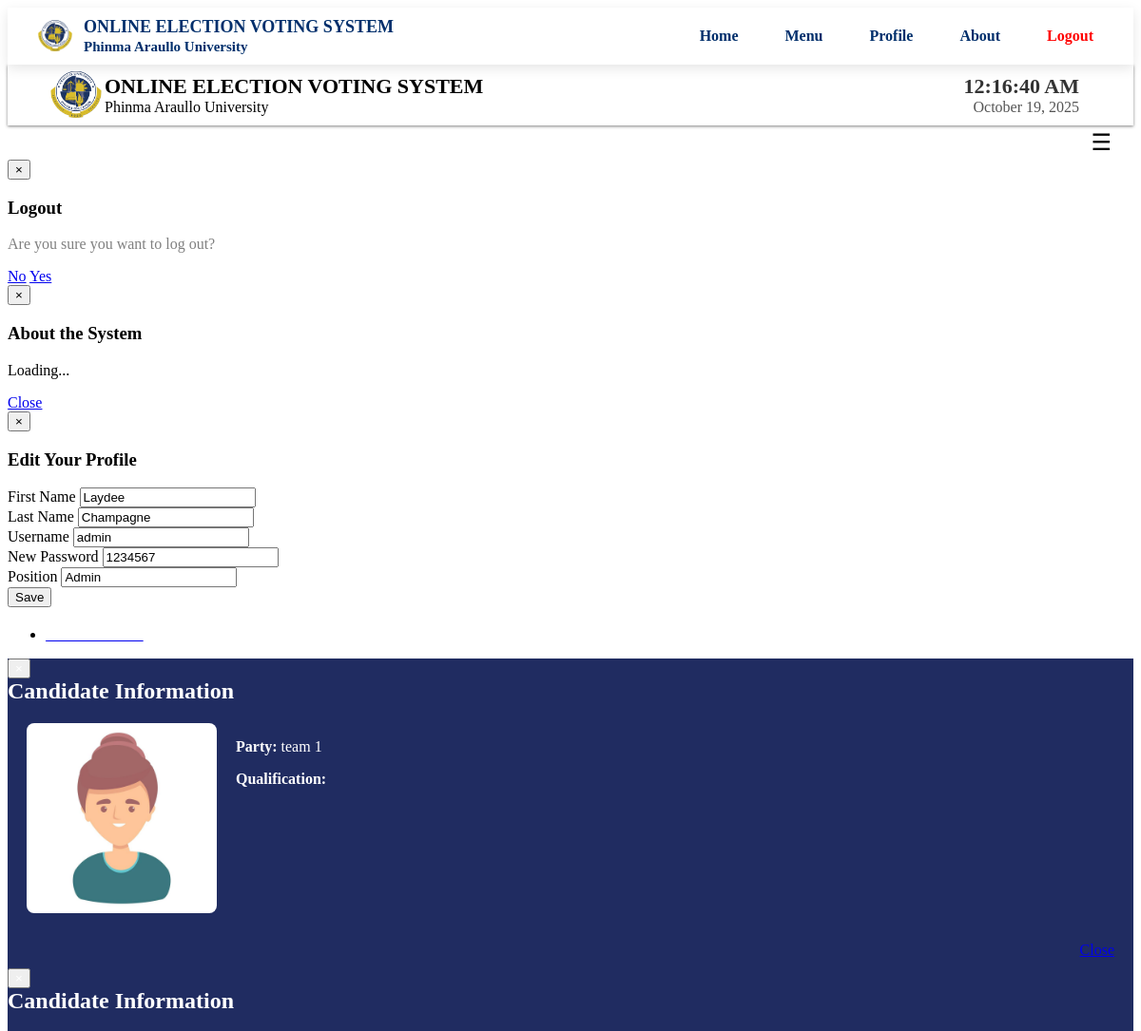
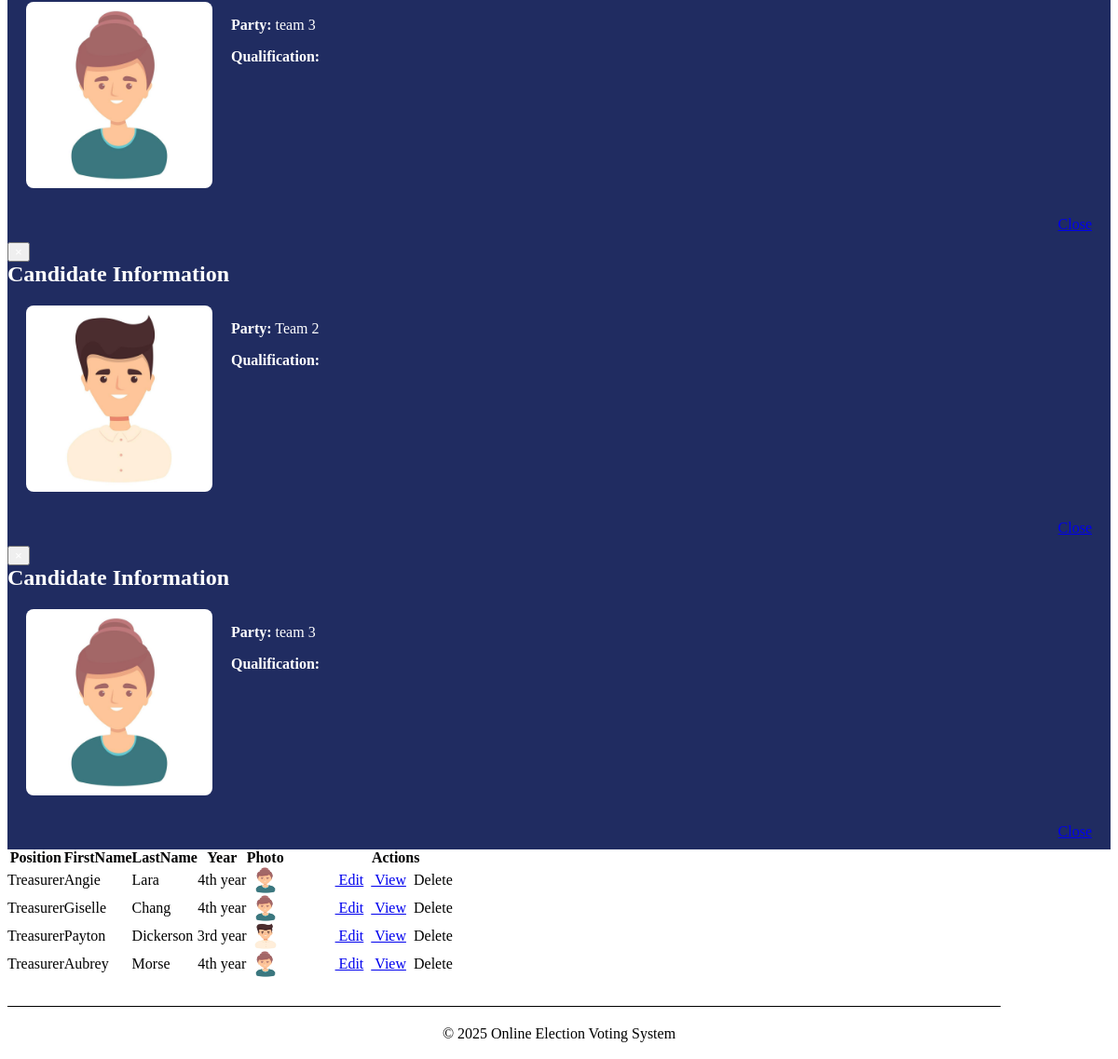
The app's page /admin/Treasurer.php (signed in) with its own data (2 pictures, top to bottom).
### tables this page shows
CREATE TABLE `users` (
  `User_id` int(11) NOT NULL,
  `FirstName` varchar(100) NOT NULL,
  `LastName` varchar(100) NOT NULL,
  `UserName` varchar(100) NOT NULL,
  `Password` varchar(100) NOT NULL,
  `User_Type` varchar(50) NOT NULL,
  `Position` varchar(100) NOT NULL
);

CREATE TABLE `candidate` (
  `CandidateID` int(11) NOT NULL,
  `abc` varchar(1) NOT NULL,
  `Position` varchar(200) NOT NULL,
  `Party` varchar(100) NOT NULL,
  `FirstName` varchar(200) NOT NULL,
  `LastName` varchar(200) NOT NULL,
  `MiddleName` varchar(100) NOT NULL,
  `Gender` varchar(6) NOT NULL,
  `Year` varchar(100) NOT NULL,
  `Photo` varchar(200) NOT NULL,
  `Qualification` text NOT NULL
);

### admin/session.php (called while the page is built, shortened)
<?php
$id_session=$_SESSION['id'];
?>

### admin/Treasurer.php (the view, shortened to what this page needs)
<?php
include('session.php');
include('header.php');
include('dbcon.php');
?>
</head>
<body>
<?php include('nav_top.php'); ?>
<div class="wrapper">
<div class="home_body">
<?php include('menusidebar.php'); ?>
<section style="margin-top: 20px;">
<section>
<div id="element" class="hero-body">
	<div class="pagination">
		  <ul>
    <li><a href="new_candidate.php"><font color="white"><i class="icon-plus icon-large"></i>Add Candidates</font></a></li>
    </ul>
	</div>
	<table class="users-table">
<div class="demo_jui">
		<table cellpadding="0" cellspacing="0" border="0" class="display" id="log" class="jtable">
			<thead>
				<tr>
				<th>Position</th>
				<th>FirstName</th>
				<th>LastName</th>
				<th>Year</th>
				<th>Photo</th>
				<th>Actions</th>
				</tr>
			</thead>
			<tbody>
<?php $candidate_query=mysqli_query($conn,"select  * from candidate where Position='Treasurer'");
		while($candidate_rows=mysqli_fetch_array($candidate_query)){ $id=$candidate_rows['CandidateID'];
		?>
<tr class="del<?php echo $id ?>">
	<td align="center"><?php echo $candidate_rows['Position']; ?></td>
	<td><?php echo $candidate_rows['FirstName']; ?></td>
	<td><?php echo $candidate_rows['LastName']; ?></td>
	<td align="center"><?php echo $candidate_rows['Year']; ?></td>
	<td align="center"><img class="pic" width="40" height="30" src="<?php echo $candidate_rows['Photo'];?>" border="0" onmouseover="showtrail('<?php echo $candidate_rows['Photo'];?>','<?php echo $candidate_rows['FirstName']." ".$candidate_rows['LastName'];?> ',200,5)" onmouseout="hidetrail()"></a></td>
	<td width="240" align="center">
	<a class="btn btn-Success" href="edit_candidate.php<?php echo '?id='.$id; ?>"><i class="icon-edit icon-large"></i>&nbsp;Edit</a>&nbsp;
	<a class="btn btn-info"  data-toggle="modal" href="#<?php echo $id; ?>" ><i class="icon-list icon-large"></i>&nbsp;View</a>
	<a class="btn btn-danger1" id="<?php echo $id; ?>"><i class="icon-trash icon-large"></i>&nbsp;Delete</a>&nbsp;
	</td>
<div class="modal hide fade" id="<?php echo htmlspecialchars($id); ?>">
  <div class="modal-header" style="background-color: #202c61; color: white;">
    <button type="button" class="close" data-dismiss="modal" style="color:white;">×</button>
    <h1 style="margin: 0; font-size: 24px;">Candidate Information</h1>
  </div>
  <div class="modal-body" style="
    background-color: #202c61;
    color: white;
    display: flex;
    gap: 20px;
    align-items: flex-start;
    max-height: 400px;
    overflow-y: auto;
    padding: 20px;">
    <div style="flex-shrink: 0;">
      <img
        src="<?php echo htmlspecialchars($candidate_rows['Photo']); ?>"
        alt="Candidate Photo"
        style="max-height: 200px; width: auto; border-radius: 8px; object-fit: contain;">
    </div>
    <div style="flex-grow: 1; overflow-wrap: break-word;">
      <p><strong>Party:</strong> <?php echo htmlspecialchars($candidate_rows['Party']); ?></p>
      <p><strong>Qualification:</strong><br>
      </p>
    </div>
  </div>
  <div class="modal-footer" style="background-color: #202c61; text-align: right; padding: 10px 20px;">
    <a href="#" class="btn btn-secondary" data-dismiss="modal" style="color: border: 1px solid white;">Close</a>
  </div>
</div>
		</div>
		</div>
	</tr>
<?php } ?>
<?php include('footer.php')?>
</body>
</html>

### admin/menusidebar.php (shortened to what this page needs)
<div class="navbar2">
  <div class="navbar-inner">
    <div class="container">
      <button class="hamburger pull-right" onclick="toggleSidebar()">&#9776;</button>
    </div>
  </div>
</div>
<div class="modal hide fade" id="logoutModal">
  <div class="modal-header">
    <button type="button" class="close" data-dismiss="modal">×</button>
    <h3>Logout</h3>
  </div>
  <div class="modal-body">
    <p style="color: gray;">Are you sure you want to log out?</p>
  </div>
  <div class="modal-footer">
    <a href="#" class="btn" data-dismiss="modal">No</a>
    <a href="logout.php" class="btn btn-primary">Yes</a>
  </div>
</div>
<div class="modal hide fade" id="aboutModal">
  <div class="modal-header">
    <button type="button" class="close" data-dismiss="modal">×</button>
    <h3>About the System</h3>
  </div>
  <div class="modal-body" id="aboutContent">
    <p>Loading...</p>
  </div>
  <div class="modal-footer">
    <a href="#" class="btn" data-dismiss="modal">Close</a>
  </div>
</div>
<div class="modal hide fade" id="profileModal" tabindex="-1" role="dialog">
  <div class="modal-dialog" style="max-width: 600px;">
    <div class="modal-content hero-profile">
      <div class="modal-header">
        <button type="button" class="close" data-dismiss="modal">×</button>
        <h3>Edit Your Profile</h3>
      </div>
      <div class="modal-body">
        <?php
        $query = mysqli_query($conn, "SELECT * FROM users WHERE User_id = '$id_session'");
        $row = mysqli_fetch_assoc($query);
        ?>
        <form method="post">
          <div class="form-group">
            <label>First Name</label>
            <input type="text" name="firstname" value="<?php echo $row['FirstName']; ?>" class="form-control" required>
          </div>
          <div class="form-group">
            <label>Last Name</label>
            <input type="text" name="lastname" value="<?php echo $row['LastName']; ?>" class="form-control" required>
          </div>
          <div class="form-group">
            <label>Username</label>
            <input type="text" name="username" value="<?php echo $row['UserName']; ?>" class="form-control" required>
          </div>
          <div class="form-group">
            <label>New Password</label>
            <input type="text" name="password" value="<?php echo $row['Password']; ?>" class="form-control" required>
          </div>
          <div class="form-group">
            <label>Position</label>
            <input type="text" value="<?php echo $row['Position']; ?>" class="form-control" readonly>
          </div>
          <input type="submit" name="save" value="Save" class="btn btn-primary">
        </form>
      </div>
    </div>
  </div>
</div>

### admin/menusidebar.php (style rules this page uses)
.navbar2 { width: 100%; max-width: 100%; box-sizing: border-box; overflow-x: visible; padding: 0; }
.navbar-inner { width: 100%; max-width: 100%; box-sizing: border-box; }
.navbar2 .container { width: 100% !important; max-width: 100%; box-sizing: border-box; display: flex; flex-wrap: wrap; justify-content: space-between; align-items: center; overflow-x: visible; padding: 0 15px; }
.hamburger { font-size: 24px; background: transparent; border: none; color: #000; cursor: pointer; padding: 4px 8px; margin-left: auto; }

### records on screen
users: firstname "Laydee", lastname "Champagne", username "admin", password "1234567", Position "Admin"
candidate: Position "Treasurer", FirstName "Angie", LastName "Lara", Year "4th year", Photo (picture), Party "team 1"
candidate: Position "Treasurer", FirstName "Giselle", LastName "Chang", Year "4th year", Photo (picture), Party "team 3"
candidate: Position "Treasurer", FirstName "Payton", LastName "Dickerson", Year "3rd year", Photo (picture), Party "Team 2"
candidate: Position "Treasurer", FirstName "Aubrey", LastName "Morse", Year "4th year", Photo (picture), Party "team 3"
